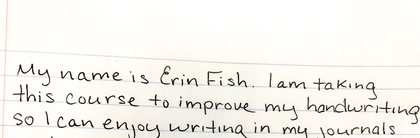
%> input picture All codes/Used Images/b.png, 420 x 138 px, shrunk from 3482 x 1141 before the run
$ octave final_before_saving.m   (GNU Octave 9; MATLAB toolbox functions it lacks are replaced by stand-ins)
%> lines starting %> are read from the running program, lines starting %| are printed output that depends on the picture; in (x1, y1, x2, y2) boxes, pixels count from 0 and x2, y2 are one past the last pixel; in counts of white or black regions, pixels touching at a corner belong together; the program's own positions count from 1
close all;

% Step 1: Load the image


imageFile = 'b.png';
% imageFile = 'a.png'; % Replace with your image file path
img = imread(imageFile);  % Read the image
%> img is the input picture: size 138x420x3 uint8; mean R, G, B 242.9, 240.7, 236.2

% Check if the image is RGB
if size(img, 3) == 3  % RGB images have 3 color channels
    gray_img = rgb2gray(img);  % Convert to grayscale
else
    gray_img = img;  % If already grayscale, use as is
end

% Display the grayscale image
figure, imshow(gray_img);
title('Grayscale Image');

% Step 2: Check Contrast Using Standard Deviation
figure, imhist(gray_img);
title('Histogram of Grayscale Image');
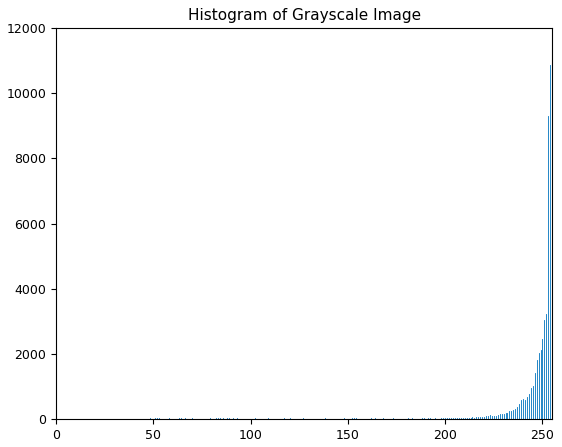
%> figure redrawn from the program's plot data; highest point at x = 254, y = 10858

% Calculate standard deviation of pixel intensities
intensity_std = std(double(gray_img(:)));  % Convert to double for precision
%> intensity_std = 37.32

% Define a threshold for the standard deviation
std_threshold = 20;  % Example threshold; adjust if needed
disp(['Calculated Standard Deviation: ', num2str(intensity_std)]);
%| Calculated Standard Deviation: 37.321

if intensity_std < std_threshold
    disp('Low contrast detected based on standard deviation. Applying histogram equalization.');
    enhanced_img = histeq(gray_img);  % Perform histogram equalization
    figure, imshow(enhanced_img);
    title('Histogram Equalized Image');
else
    disp('Sufficient contrast detected. Skipping histogram equalization.');
    enhanced_img = gray_img;  % Use the original grayscale image
end  % <-- Missing `end` added here


% Step 3: Apply Otsu's Thresholding
threshold_value = graythresh(enhanced_img);  % Calculate optimal threshold
%> threshold_value = 0.659
bin_img = imbinarize(enhanced_img, threshold_value);  % Convert to binary image
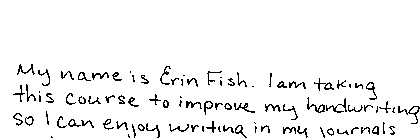
%> bin_img: size 138x420 logical; 95.1% white; black in thin lines or dots, all inside (x1, y1, x2, y2) = (13, 64, 420, 138)

% Display the binary image
figure, imshow(bin_img);
title('Binarized Image');

% Optional: Invert the binary image if needed (white background, black text)
bin_img = ~bin_img;
figure, imshow(bin_img);
title('Inverted Binary Image');

% Define a structuring element
se = strel('disk', 1);  % 'disk' with radius 1

% Original binary image
figure, imshow(bin_img);
title('Original Binary Image');

% Apply opening (removes small noise)
opened_img = imopen(bin_img, se);
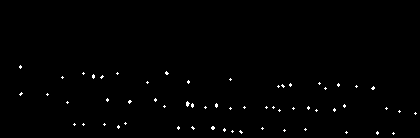
%> opened_img: size 138x420 logical; 0.69% white in thin lines or dots, all inside (x1, y1, x2, y2) = (19, 65, 417, 135)
figure, imshow(opened_img);
title('After Morphological Opening');

% Apply closing (fills small holes)
closed_img = imclose(bin_img, se);
figure, imshow(closed_img);
title('After Morphological Closing');

% Combined: Apply opening followed by closing
processed_img = imclose(opened_img, se);
figure, imshow(processed_img);
title('After Opening + Closing');

% Compare: Difference between original and processed
difference_img = xor(bin_img, processed_img);  % Highlight changed areas
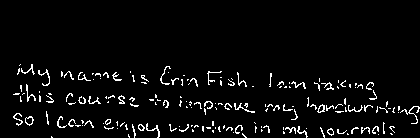
%> difference_img: size 138x420 logical; 4.2% white in thin lines or dots, all inside (x1, y1, x2, y2) = (13, 64, 420, 138)
figure, imshow(difference_img);
title('Difference Between Original and Processed');

% Step 4.1: Remove Small Dots or Anomalies

% Label connected components
[L, num] = bwlabel(bin_img);
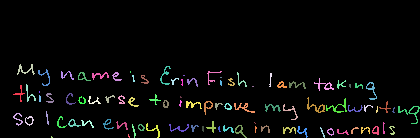
%> L: size 138x420 double; 92 distinct labels, from 0 to 91; one colour per label, 0 black
%> num = 91

% Get properties of the labeled regions
stats = regionprops(L, 'Area');
%> stats = 91 regions; largest, Area: 86, 78, 74, 66, 65

% Define a size threshold (adjust based on your image)
area_threshold = 50;  % Components smaller than this will be removed

% Create a new binary image excluding small components
filtered_img = bin_img;  % Start with the original binary image
for i = 1:num
    if stats(i).Area < area_threshold
        % Set small components to 0 (black)
        filtered_img(L == i) = 0;
    end
end
%> this loop made 91 passes
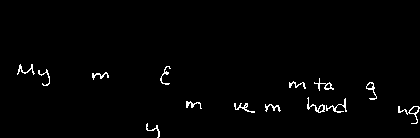
%> filtered_img: size 138x420 logical; 1.5% white in thin lines or dots, all inside (x1, y1, x2, y2) = (17, 64, 420, 138)

% Display the filtered image
figure, imshow(filtered_img);
title('Filtered Image (Small Components Removed)');

% Step 4.2: Remove Small Lines (Based on Aspect Ratio and Size)

% Label connected components
[L, num] = bwlabel(filtered_img);
%> L: size 138x420 double; 15 distinct labels, from 0 to 14
%> num = 14

% Get properties of the labeled regions
stats = regionprops(L, 'BoundingBox', 'Area');
%> stats = 14 regions; largest, box (x1, y1, x2, y2) and Area: (398, 106, 420, 124) 86, (326, 98, 347, 113) 78, (307, 97, 325, 113) 74, (234, 103, 255, 113) 66, (314, 78, 334, 91) 65

% Define thresholds
area_threshold = 50;         % Minimum size to keep
aspect_ratio_threshold = 10; % Aspect ratio to classify as a line

% Create a new binary image excluding lines
cleaned_img = filtered_img;  % Start with the filtered image
for i = 1:num
    % Get bounding box dimensions
    bbox = stats(i).BoundingBox;  % [x, y, width, height]
    width = bbox(3);
    height = bbox(4);

    % Calculate aspect ratio
    aspect_ratio = max(width / height, height / width);

    % Remove components classified as lines
    if stats(i).Area < area_threshold || aspect_ratio > aspect_ratio_threshold
        cleaned_img(L == i) = 0;  % Set to 0 (black) if too small or line-like
    end
end
%> this loop made 14 passes
%> (bbox, width, height, aspect_ratio) on passes 1 to 12: ([17.5 64.5 18 11], 18, 11, 1.64), ([38.5 69.5 12 17], 12, 17, 1.42), ([92.5 72.5 17 8], 17, 8, 2.12), ([146.5 123.5 14 15], 14, 15, 1.07), ([160.5 66.5 11 19], 11, 19, 1.73), ([186.5 101.5 16 8], 16, 8, 2), ([234.5 103.5 21 10], 21, 10, 2.1), ([265.5 104.5 16 8], 16, 8, 2), ([289.5 81.5 17 8], 17, 8, 2.12), ([307.5 97.5 18 16], 18, 16, 1.12), ([314.5 78.5 20 13], 20, 13, 1.54), ([326.5 98.5 21 15], 21, 15, 1.4)

% Display the cleaned image
figure, imshow(cleaned_img);
title('Cleaned Image (Lines Removed)');

% Step 5: Segmentation with Dynamic Thresholding and Final Visualization

% Label connected components in the cleaned binary image
[L, num_components] = bwlabel(cleaned_img);
%> num_components = 14

% Get properties of the labeled regions
stats = regionprops(L, 'BoundingBox', 'Area');

% Dynamically calculate thresholds
areas = [stats.Area];
%> areas = [61 51 53 50 54 53 66 52 50 74 65 78 59 86]
min_size = median(areas) * 0.5;  % Use half the median area for filtering
%> min_size = 28.25
char_min_size = min_size * 0.2;  % Use a smaller size for character filtering
%> char_min_size = 5.65
disp(['Dynamic min_size: ', num2str(min_size)]);
%| Dynamic min_size: 28.25
disp(['Dynamic char_min_size: ', num2str(char_min_size)]);
%| Dynamic char_min_size: 5.65

% Initialize total letter count
total_letters = 0;

% Create a copy of the cleaned image for visualization
marked_img = cleaned_img;

% Open a figure for marking detected segments
figure, imshow(cleaned_img);
hold on;
title('Detected Segments');

% Process each valid line/region
for i = 1:num_components
    % Skip regions smaller than the minimum size
    if stats(i).Area < min_size
        continue;
    end

    % Get bounding box of the valid component
    bbox = stats(i).BoundingBox;

    % Draw a rectangle around the valid component (line/region)
    rectangle('Position', bbox, 'EdgeColor', 'r', 'LineWidth', 2);

    % Crop the image for the valid component
    line_img = imcrop(cleaned_img, bbox);

    % Label connected components (characters) within the line
    [L_char, num_chars] = bwlabel(line_img);
    char_stats = regionprops(L_char, 'BoundingBox', 'Area');

    % Filter valid characters by size
    valid_char_stats = char_stats([char_stats.Area] >= char_min_size);

    % Draw rectangles around valid characters
    for j = 1:length(valid_char_stats)
        char_bbox = valid_char_stats(j).BoundingBox;
        % Adjust bounding box to the original image coordinates
        char_bbox(1) = char_bbox(1) + bbox(1);
        char_bbox(2) = char_bbox(2) + bbox(2);
        rectangle('Position', char_bbox, 'EdgeColor', 'g', 'LineWidth', 1);
    end

    % Update the total letter count
    total_letters = total_letters + length(valid_char_stats);
end
%> this loop made 14 passes
%> (bbox, valid_char_stats) on passes 1 to 11: ([17.5 64.5 18 11], {Area 61, BoundingBox [0.5 0.5 18 11]}), ([38.5 69.5 12 17], {Area 51, BoundingBox [0.5 0.5 12 17]}), ([92.5 72.5 17 8], {Area 53, BoundingBox [0.5 0.5 17 8]}), ([146.5 123.5 14 15], {Area 50, BoundingBox [0.5 0.5 14 15]}), ([160.5 66.5 11 19], {Area 54, BoundingBox [0.5 0.5 11 19]}), ([186.5 101.5 16 8], {Area 53, BoundingBox [0.5 0.5 16 8]}), ([234.5 103.5 21 10], {Area 66, BoundingBox [0.5 0.5 21 10]}), ([265.5 104.5 16 8], {Area 52, BoundingBox [0.5 0.5 16 8]}), ([289.5 81.5 17 8], {Area 50, BoundingBox [0.5 0.5 17 8]}), ([307.5 97.5 18 16], {Area 74, BoundingBox [0.5 0.5 18 16]}), ([314.5 78.5 20 13], {Area 65, BoundingBox [0.5 0.5 20 13]})
%> after the loop, char_bbox = [399 107 22 18]
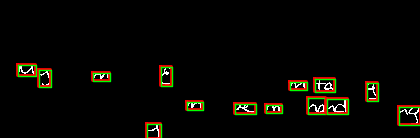
%> figure redrawn from the program's plot data; its title reads 'Detected Segments'

hold off;

% Display the total number of letters found
disp(['Total number of letters detected: ', num2str(total_letters)]);
%| Total number of letters detected: 14

$ run again, with All codes/Used Images/a.jpg saved as All codes/Used Images/b.png
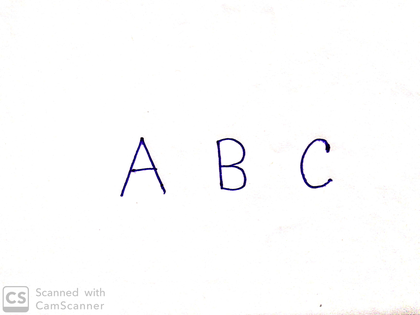
%> input picture All codes/Used Images/a.jpg, 420 x 315 px, shrunk from 3264 x 2448 before the run
%> img is the input picture: size 315x420x3 uint8; mean R, G, B 252.7, 252.5, 253
%> intensity_std = 18.67
%| Calculated Standard Deviation: 18.6652
%> threshold_value = 0.576
%> opened_img: size 315x420 logical; 7.4% white; 331 white regions (267 under 20 px), largest, box (x1, y1, x2, y2) and area: (283, 300, 420, 315) 952, (299, 129, 353, 189) 914, (214, 133, 251, 191) 743
%> closed_img: size 315x420 logical; 22.3% white; 1913 white regions (1789 under 20 px), largest, box (x1, y1, x2, y2) and area: (244, 170, 420, 315) 6018, (259, 123, 373, 210) 2368, (212, 121, 273, 222) 1832
%> processed_img: size 315x420 logical; 7.8% white; 286 white regions (227 under 20 px), largest, box (x1, y1, x2, y2) and area: (283, 300, 420, 315) 980, (299, 126, 353, 189) 976, (214, 133, 251, 191) 793
%> difference_img: size 315x420 logical; 10.7% white in thin lines or dots
%> `[L, num] = bwlabel(bin_img);`: num = 2969
%> `stats = regionprops(L, 'Area');`: stats = 2969 regions; largest, Area: 1369, 1272, 1029, 1017, 876
%> `[L, num] = bwlabel(filtered_img);`:
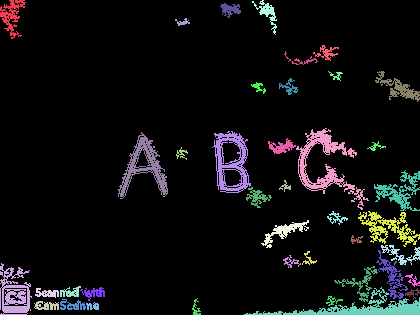
%> L: size 315x420 double; 41 distinct labels, from 0 to 40; one colour per label, 0 black
%> `[L, num] = bwlabel(filtered_img);`: num = 40
%> `stats = regionprops(L, 'BoundingBox', 'Area');`: stats = 40 regions; largest, box (x1, y1, x2, y2) and Area: (296, 128, 369, 210) 1369, (244, 287, 420, 315) 1272, (212, 131, 251, 193) 1029, (118, 132, 168, 199) 1017, (0, 263, 32, 315) 876
%> the loop `for i = 1:num` made 40 passes
%> (bbox, width, height, aspect_ratio) on passes 1 to 8: ([0.5 0.5 26 39], 26, 39, 1.5), ([0.5 263.5 32 52], 32, 52, 1.62), ([34.5 301.5 25 9], 25, 9, 2.78), ([35.5 288.5 24 10], 24, 10, 2.4), ([60.5 286.5 21 11], 21, 11, 1.91), ([60.5 299.5 26 11], 26, 11, 2.36), ([80.5 287.5 25 14], 25, 14, 1.79), ([86.5 302.5 13 8], 13, 8, 1.62)
%> num_components = 40
%> areas = 40 values, max 1369 at index 25, min 50 at index 22, mean 295.9
%> min_size = 71.5
%> char_min_size = 14.3
%| Dynamic min_size: 71.5
%| Dynamic char_min_size: 14.3
%> the loop `for i = 1:num_components` made 40 passes
%> (bbox, num_chars, valid_char_stats, total_letters) on passes 2 to 7: ([0.5 263.5 32 52], 1, {Area 876, BoundingBox [0.5 0.5 32 52]}, 2), ([34.5 301.5 25 9], 1, {Area 143, BoundingBox [0.5 0.5 25 9]}, 3), ([35.5 288.5 24 10], 1, {Area 139, BoundingBox [0.5 0.5 24 10]}, 4), ([60.5 286.5 21 11], 2, {Area 131, BoundingBox [0.5 0.5 21 11]}, 5), ([60.5 299.5 26 11], 2, {Area 156, BoundingBox [0.5 0.5 26 11]}, 6), ([80.5 287.5 25 14], 3, {Area 151, BoundingBox [0.5 0.5 25 14]}, 7)
%> after the loop `for i = 1:num_components`: char_bbox = [382 260 11 7]
%> after the loop `for i = 1:num_components`:
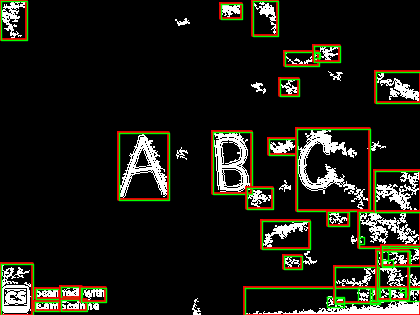
%> figure redrawn from the program's plot data; its title reads 'Detected Segments'
%| Total number of letters detected: 41
